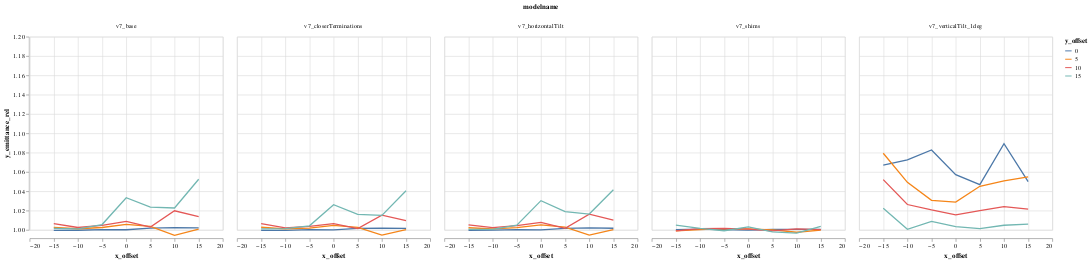

Notebook cell for this chart:
### Code cell
alt.Chart(DATA).mark_line().encode(
    column="modelname",
    color='y_offset:N',
    x='x_offset',
    #y='y_emittance_rel',
    y=alt.Y("y_emittance_rel", scale=alt.Scale(domain=(1,1.2), zero=False))
)

### Figure 1 — Vega-Lite specification as saved in the notebook (floating-point values rounded to 4 significant figures; data arrays with more than 128 entries replaced by an {"elided": "..."} marker saying what was removed)
{"$schema": "https://vega.github.io/schema/vega-lite/v1.2.1.json", "data": {"values": {"elided": "140 records"}}, "encoding": {"color": {"field": "y_offset", "type": "nominal"}, "column": {"field": "modelname", "type": "nominal"}, "x": {"field": "x_offset", "type": "quantitative"}, "y": {"field": "y_emittance_rel", "scale": {"domain": [1, 1.2], "zero": false}, "type": "quantitative"}}, "mark": "line"}
